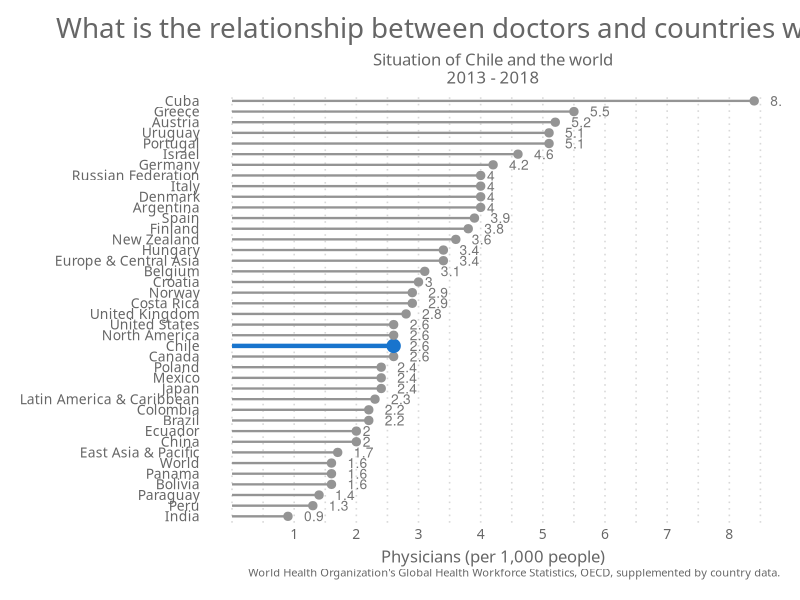
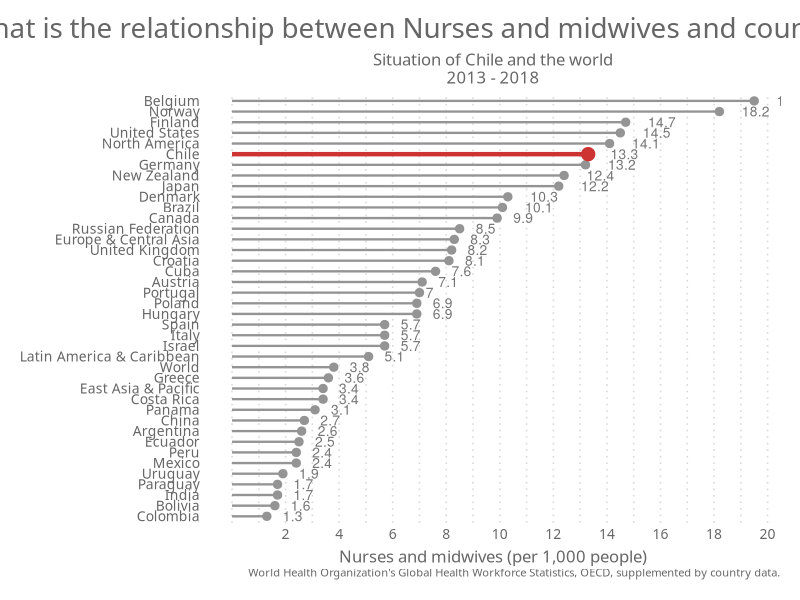
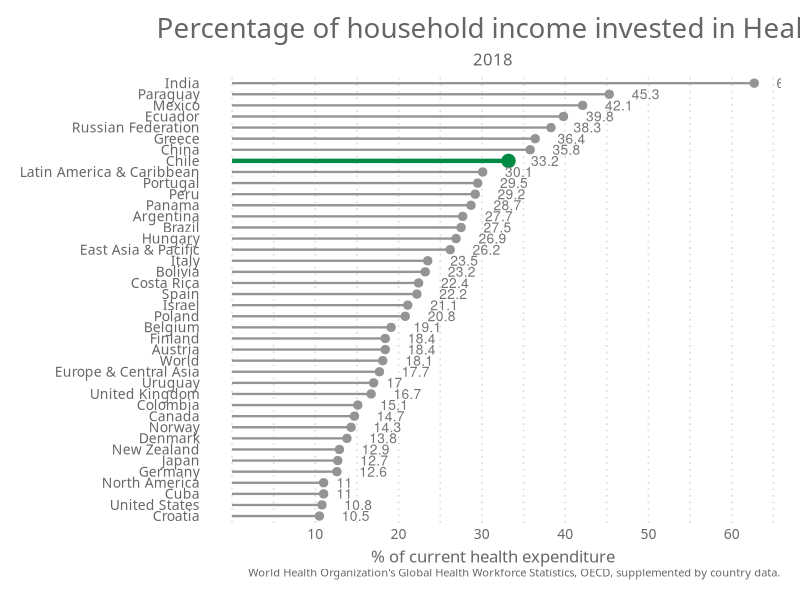
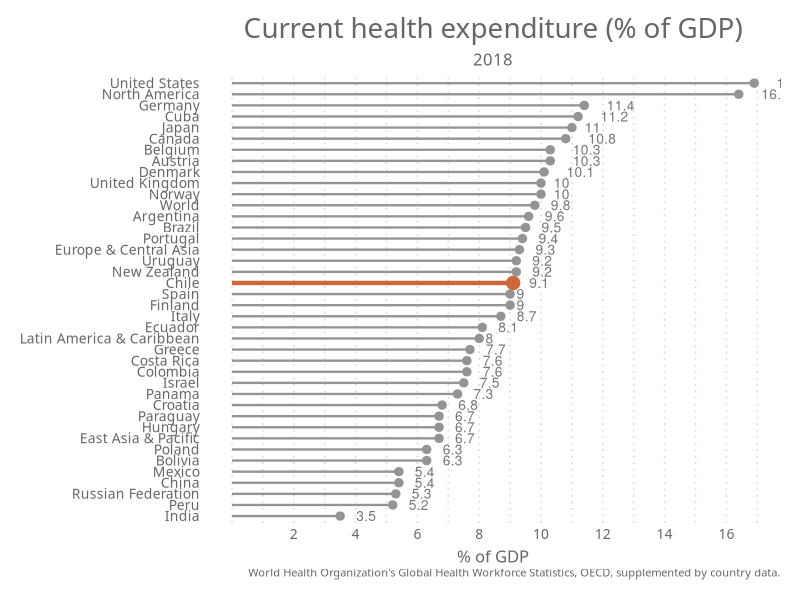

R code for these plots, in order:
#### Library ----
library(readxl)
library(dplyr)
library(tidyverse)

#### Theme ----
theme_elegante <- function(base_size = 10,
                           base_family = "Raleway"
)
{
  color.background = "#FFFFFF" # Chart Background
  color.grid.major = "#D9D9D9" # Chart Gridlines
  color.axis.text = "#666666" # 
  color.axis.title = "#666666" # 
  color.title = "#666666"
  color.subtitle = "#666666"
  strip.background.color = '#9999CC'
  
  ret <-
    theme_bw(base_size=base_size) +
    
    # Set the entire chart region to a light gray color
    theme(panel.background=element_rect(fill=color.background, color=color.background)) +
    theme(plot.background=element_rect(fill=color.background, color=color.background)) +
    theme(panel.border=element_rect(color=color.background)) +
    
    # Format the grid
    theme(panel.grid.major=element_line(color=color.grid.major,size=.55, linetype="dotted")) +
    theme(panel.grid.minor=element_line(color=color.grid.major,size=.55, linetype="dotted")) +
    theme(axis.ticks=element_blank()) +
    
    # Format the legend, but hide by default
    theme(legend.position="none") +
    theme(legend.background = element_rect(fill=color.background)) +
    theme(legend.text = element_text(size=base_size-3,color=color.axis.title, family = base_family)) +
    
    theme(strip.text.x = element_text(size=base_size,color=color.background, family = base_family)) +
    theme(strip.text.y = element_text(size=base_size,color=color.background, family = base_family)) +
    #theme(strip.background = element_rect(fill=strip.background.color, linetype="blank")) +
    theme(strip.background = element_rect(fill = "grey70", colour = NA)) +
    # theme(panel.border= element_rect(fill = NA, colour = "grey70", size = rel(1)))+
    # Set title and axis labels, and format these and tick marks
    theme(plot.title=element_text(color=color.title, 
                                  size=20, 
                                  vjust=1.25, 
                                  family=base_family, 
                                  hjust = 0.5
    )) +
    
    theme(plot.subtitle=element_text(color=color.subtitle, size=base_size+2, family = base_family,  hjust = 0.5))  +
    
    theme(axis.text.x=element_text(size=base_size,color=color.axis.text, family = base_family)) +
    theme(axis.text.y=element_text(size=base_size,color=color.axis.text, family = base_family)) +
    theme(text=element_text(size=base_size, color=color.axis.text, family = base_family)) +
    
    theme(axis.title.x=element_text(size=base_size+2,color=color.axis.title, vjust=0, family = base_family)) +
    theme(axis.title.y=element_text(size=base_size+2,color=color.axis.title, vjust=1.25, family = base_family)) +
    theme(plot.caption=element_text(size=base_size-2,color=color.axis.title, vjust=1.25, family = base_family)) +
    
    # Legend  
    theme(legend.text=element_text(size=base_size,color=color.axis.text, family = base_family)) +
    theme(legend.title=element_text(size=base_size,color=color.axis.text, family = base_family)) +
    theme(legend.key=element_rect(colour = color.background, fill = color.background)) +
    theme(legend.position="bottom", 
          legend.box = "horizontal", 
          legend.title = element_blank(),
          legend.key.width = unit(.75, "cm"),
          legend.key.height = unit(.75, "cm"),
          legend.spacing.x = unit(.25, 'cm'),
          legend.spacing.y = unit(.25, 'cm'),
          legend.margin = margin(t=0, r=0, b=0, l=0, unit="cm")) +
    
    # Plot margins
    theme(plot.margin = unit(c(.5, .5, .5, .5), "cm"))
  
  ret
}

#### General Data ----

Health <- read_excel("Health_2.xlsx")

#### Start ----
# Physicians (per 1,000 people) ----

# Long definition
# Physicians include generalist and specialist medical practitioners.
# Source
# World Health Organization's Global Health Workforce Statistics, OECD, supplemented by country data.

# Physicians Data
Health_Phys <- Health %>%
  select(Country, `Physiciansper1,000people2013-18`) %>%
  filter(`Physiciansper1,000people2013-18` != "..", Country %in%
           c("Argentina", "Chile", "Cuba", "Uruguay", "Italy", "Spain", "Finland",
             "Denmark", "Austrlia", "New Zealand", "Europe & Central Asia", "Belgium",
             "Croatia", "Norway", "Costa Rica", "United Kingdom", "North America",
             "Canada", "Japan", "Mexico", "Poland", "Latin America & Caribbean",
             "Brazil", "Colombia", "China", "Ecuador", "East Asia & Pacific",
             "Bolivia", "Panama", "World", "Paraguay", "Peru", "India", "Venezuela, RB",
             "United States", "Greece", "Austria", "Portugal", "Israel", "Germany",
             "Russian Federation", "Denmark", "Hungary")) %>%
  arrange(`Physiciansper1,000people2013-18`) # Reorder the data

Health_Phys$`Physiciansper1,000people2013-18` <- as.numeric(as.character(Health_Phys$`Physiciansper1,000people2013-18`)) #Transform column character to numeric

# Physicians Graphic

Health_Phys %>%
  mutate(Country = fct_reorder(Country, `Physiciansper1,000people2013-18`)) %>%
  ggplot(aes(x = Country, y = `Physiciansper1,000people2013-18`)) +
  geom_segment(aes(x = Country, xend = Country, y = 0, yend = `Physiciansper1,000people2013-18`), color = ifelse(Health_Phys$Country %in% c("Chile"), "dodgerblue3", "gray58"), size = ifelse(Health_Phys$Country %in% c("Chile"), 1.5, 0.8)) +
  geom_point(color = ifelse(Health_Phys$Country %in% c("Chile"), "dodgerblue3", "gray58"), size = ifelse(Health_Phys$Country %in% c("Chile"), 4.2, 2.5)) +
  coord_flip() +
  theme_elegante() +
  xlab("Country") +
  ylab("Physicians (per 1,000 people)") +
  labs(title = paste("What is the relationship between doctors and countries worldwide?"), 
       caption = "World Health Organization's Global Health Workforce Statistics, OECD, supplemented by country data.",
       subtitle = paste0("Situation of Chile and the world\n", "2013 - 2018" )) +
    geom_text(aes(label = Health_Phys$`Physiciansper1,000people2013-18`), hjust = -.8, nudge_x = 0, color = "gray46", size = 3.5) +
  scale_y_continuous(breaks = c(1, 2, 3, 4, 5, 6, 7, 8, 9, 10)) +
  theme(panel.grid.major.y = element_blank(), panel.border = element_blank(), axis.ticks.y = element_blank()) +
  theme(axis.title.y=element_blank(),
        legend.position = "none")

# Nurses and midwives (per 1,000 people) ----

# Long definition
# Nurses and midwives include professional nurses, professional midwives, auxiliary nurses, auxiliary midwives, enrolled nurses, enrolled midwives and other associated personnel,
# such as dental nurses and primary care nurses.
# Source
# World Health Organization's Global Health Workforce Statistics, OECD, supplemented by country data.

# Nurses and midwives Data
Health_Nur <- Health %>%
  select(Country, `Nursesandmidwivesper1,000people`) %>%
  filter(`Nursesandmidwivesper1,000people`!= "..", Country %in%
           c("Argentina", "Chile", "Cuba", "Uruguay", "Italy", "Spain", "Finland",
             "Denmark", "Austrlia", "New Zealand", "Europe & Central Asia", "Belgium",
             "Croatia", "Norway", "Costa Rica", "United Kingdom", "North America",
             "Canada", "Japan", "Mexico", "Poland", "Latin America & Caribbean",
             "Brazil", "Colombia", "China", "Ecuador", "East Asia & Pacific",
             "Bolivia", "Panama", "World", "Paraguay", "Peru", "India",
             "United States", "Greece", "Austria", "Portugal", "Israel", "Germany",
             "Russian Federation", "Denmark", "Hungary")) %>%
  arrange(`Nursesandmidwivesper1,000people`) # Reorder the data

Health_Nur$`Nursesandmidwivesper1,000people` <- as.numeric(as.character(Health_Nur$`Nursesandmidwivesper1,000people`)) #Transform column character to numeric

# Nurses and midwives Graphic

Health_Nur %>%
  mutate(Country = fct_reorder(Country, `Nursesandmidwivesper1,000people`)) %>%
  ggplot(aes(x = Country, y = `Nursesandmidwivesper1,000people`)) +
  geom_segment(aes(x = Country, xend = Country, y = 0, yend = `Nursesandmidwivesper1,000people`), color = ifelse(Health_Nur$Country %in% c("Chile"), "brown3", "gray58"), size = ifelse(Health_Nur$Country %in% c("Chile"), 1.5, 0.8)) +
  geom_point(color = ifelse(Health_Nur$Country %in% c("Chile"), "brown3", "gray58"), size = ifelse(Health_Nur$Country %in% c("Chile"), 4.2, 2.5)) +
  coord_flip() +
  theme_elegante() +
  xlab("Country") +
  ylab("Nurses and midwives (per 1,000 people)") +
  labs(title = paste("What is the relationship between Nurses and midwives and countries worldwide?"), 
       caption = "World Health Organization's Global Health Workforce Statistics, OECD, supplemented by country data.",
       subtitle = paste0("Situation of Chile and the world\n", "2013 - 2018" )) +
  geom_text(aes(label = Health_Nur$`Nursesandmidwivesper1,000people`), hjust = -.8, nudge_x = 0, color = "gray46", size = 3.5) +
  scale_y_continuous(breaks = c(2, 4, 6, 8, 10, 12, 14, 16, 18, 20)) +
  theme(panel.grid.major.y = element_blank(), panel.border = element_blank(), axis.ticks.y = element_blank()) +
  theme(axis.title.y=element_blank(),
        legend.position = "none")

# Out of pocket ----

# expenditure (% of current health expenditure)
# Long definition
# Share of out of pocket
# payments of total current health expenditures. Out of pocket
# payments are spending on health directly out of pocket
# by households.
# Source
# World Health Organization's Global Health Workforce Statistics, OECD, supplemented by country data.

# Out of pocket Data

Health_Out <- Health %>%
  select(Country, `Out of pocket%ofcurrent2018`) %>%
  filter(`Out of pocket%ofcurrent2018`!= "..", Country %in%
           c("Argentina", "Chile", "Cuba", "Uruguay", "Italy", "Spain", "Finland",
             "Denmark", "Austrlia", "New Zealand", "Europe & Central Asia", "Belgium",
             "Croatia", "Norway", "Costa Rica", "United Kingdom", "North America",
             "Canada", "Japan", "Mexico", "Poland", "Latin America & Caribbean",
             "Brazil", "Colombia", "China", "Ecuador", "East Asia & Pacific",
             "Bolivia", "Panama", "World", "Paraguay", "Peru", "India",
             "United States", "Greece", "Austria", "Portugal", "Israel", "Germany",
             "Russian Federation", "Denmark", "Hungary")) %>%
  arrange(`Out of pocket%ofcurrent2018`) # Reorder the data

Health_Out$`Out of pocket%ofcurrent2018` <- as.numeric(as.character(Health_Out$`Out of pocket%ofcurrent2018`)) #Transform column character to numeric

# Out of pocket Graphic

Health_Out %>%
  mutate(Country = fct_reorder(Country, `Out of pocket%ofcurrent2018`)) %>%
  ggplot(aes(x = Country, y = `Out of pocket%ofcurrent2018`)) +
  geom_segment(aes(x = Country, xend = Country, y = 0, yend = `Out of pocket%ofcurrent2018`), color = ifelse(Health_Out$Country %in% c("Chile"), "springgreen4", "gray58"), size = ifelse(Health_Out$Country %in% c("Chile"), 1.5, 0.8)) +
  geom_point(color = ifelse(Health_Out$Country %in% c("Chile"), "springgreen4", "gray58"), size = ifelse(Health_Out$Country %in% c("Chile"), 4.2, 2.5)) +
  coord_flip() +
  theme_elegante() +
  xlab("Country") +
  ylab("% of current health expenditure") +
  labs(title = paste("Percentage of household income invested in Health"), 
       caption = "World Health Organization's Global Health Workforce Statistics, OECD, supplemented by country data.",
       subtitle = paste0("2018")) +
  geom_text(aes(label = Health_Out$`Out of pocket%ofcurrent2018`), hjust = -.8, nudge_x = 0, color = "gray46", size = 3.5) +
  theme(panel.grid.major.y = element_blank(), panel.border = element_blank(), axis.ticks.y = element_blank()) +
  theme(axis.title.y=element_blank(),
        legend.position = "none") +
  scale_y_continuous(breaks = c(10, 20, 30, 40, 50, 60, 70))

# Current health expenditure (% of GDP) ----

# Long definition
# Level of current health expenditure expressed as a percentage of GDP.
# Estimates of current health expenditures include healthcare goods and services
# consumed during each
# year. This indicator does not include capital health expenditures such as
# buildings, machinery, IT and stocks of vaccines for emergency or outbreaks.

# Current health expenditure (% of GDP) Data

Health_GDP <- Health %>%
  select(Country, `Current%ofGDP2018`) %>%
  filter(`Current%ofGDP2018`!= "..", Country %in%
           c("Argentina", "Chile", "Cuba", "Uruguay", "Italy", "Spain", "Finland",
             "Denmark", "Austrlia", "New Zealand", "Europe & Central Asia", "Belgium",
             "Croatia", "Norway", "Costa Rica", "United Kingdom", "North America",
             "Canada", "Japan", "Mexico", "Poland", "Latin America & Caribbean",
             "Brazil", "Colombia", "China", "Ecuador", "East Asia & Pacific",
             "Bolivia", "Panama", "World", "Paraguay", "Peru", "India",
             "United States", "Greece", "Austria", "Portugal", "Israel", "Germany",
             "Russian Federation", "Denmark", "Hungary")) %>%
  arrange(`Current%ofGDP2018`) # Reorder the data

Health_GDP$`Current%ofGDP2018` <- as.numeric(as.character(Health_GDP$`Current%ofGDP2018`)) #Transform column character to numeric

# Current health expenditure (% of GDP) Graphic

Health_GDP %>%
  mutate(Country = fct_reorder(Country, `Current%ofGDP2018`)) %>%
  ggplot(aes(x = Country, y = `Current%ofGDP2018`)) +
  geom_segment(aes(x = Country, xend = Country, y = 0, yend = `Current%ofGDP2018`), color = ifelse(Health_GDP$Country %in% c("Chile"), "sienna3", "gray58"), size = ifelse(Health_GDP$Country %in% c("Chile"), 1.5, 0.8)) +
  geom_point(color = ifelse(Health_GDP$Country %in% c("Chile"), "sienna3", "gray58"), size = ifelse(Health_GDP$Country %in% c("Chile"), 4.2, 2.5)) +
  coord_flip() +
  theme_elegante() +
  xlab("Country") +
  ylab("% of GDP") +
  labs(title = paste("Current health expenditure (% of GDP)"), 
       caption = "World Health Organization's Global Health Workforce Statistics, OECD, supplemented by country data.",
       subtitle = paste0("2018")) +
  geom_text(aes(label = Health_GDP$`Current%ofGDP2018`), hjust = -.8, nudge_x = 0, color = "gray46", size = 3.5) +
  theme(panel.grid.major.y = element_blank(), panel.border = element_blank(), axis.ticks.y = element_blank()) +
  theme(axis.title.y=element_blank(),
        legend.position = "none") +
  scale_y_continuous(breaks = c(2, 4, 6, 8, 10, 12, 14, 16))
